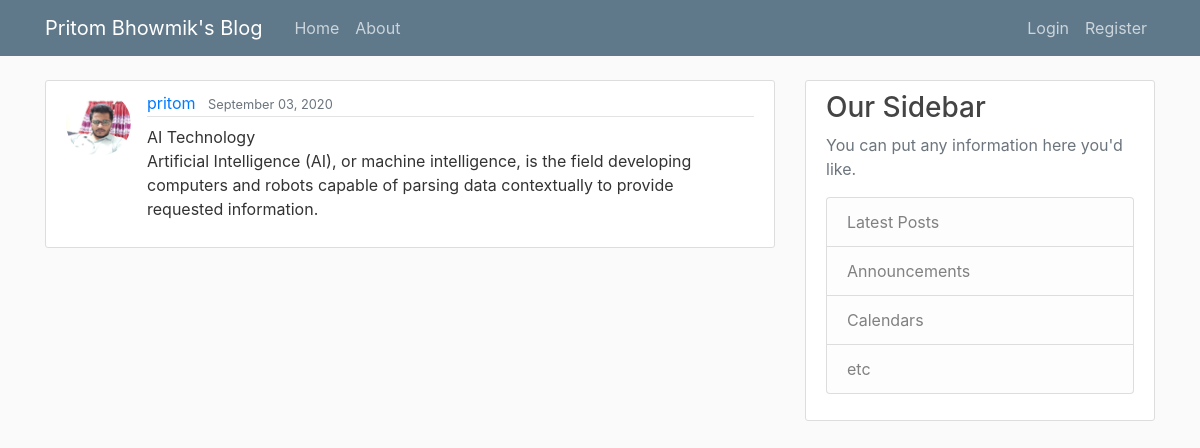
/post/5/, run on the app's committed database.
### blog/models.py (models this page shows, shortened)
class Post(models.Model):
    title = models.CharField(max_length=100)
    content = models.TextField()
    date_posted = models.DateTimeField(default=timezone.now)
    author = models.ForeignKey(User, on_delete=models.CASCADE)

### users/models.py (models this page shows, shortened)
class Profile(models.Model):
    user = models.OneToOneField(User, on_delete=models.CASCADE)
    image = models.ImageField(default='default.jpg', upload_to='profile_pics')

### blog/views.py (the view)
# urls.py: path('post/<int:pk>/', PostDetailView.as_view(), name='post-detail'),
class PostDetailView(DetailView):
    model = Post

### blog/templates/blog/post_detail.html
{% extends "blog/base.html" %} {% block content %}
<article class="media content-section">
  <img
    class="rounded-circle article-img"
    src="{{ object.author.profile.image.url }} "
  />
  <div class="media-body">
    <div class="article-metadata">
      <a class="mr-2" href="#">{{ object.author }}</a>
      <small class="text-muted">{{ object.date_posted |date:"F d, Y" }}</small>
    </div>
    <h2 class="article-title"></h2>{{ object.title }}</h2>
    <p class="article-content">{{ object.content }}</p>
  </div>
</article>
{% endblock content %}

### blog/static/blog/main.css (style rules this page uses)
body { background: #fafafa; color: #333333; margin-top: 5rem; }
.content-section { background: #ffffff; padding: 10px 20px; border: 1px solid #dddddd; border-radius: 3px; margin-bottom: 20px; }
.article-content { white-space: pre-line; }
.article-img { height: 65px; width: 65px; margin-right: 16px; }
.article-metadata { padding-bottom: 1px; margin-bottom: 4px; border-bottom: 1px solid #e3e3e3; }

### data on the page
Post: author.profile.image (picture), author "pritom", date_posted "September 03, 2020", title "AI Technology", content "Artificial Intelligence (AI), or machine intelligence, is the field developing computers and robots capable of parsing data contextually to provide requested information."
